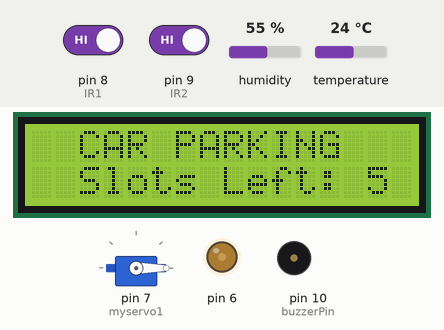
A sketch run on a simulated Arduino Uno, built with avr-gcc and run on an emulated ATmega328P. Shown: 16×2 character LCD, servo, output pins drawn as LEDs (lit = HIGH), buzzer (waves = sounding, pin HIGH). The inputs (shaded band) are chosen by the test bench; at power-on: temperature 24 °C, pin 8 (IR1) HIGH, pin 9 (IR2) HIGH, humidity 55 %. What the sketch prints to the serial monitor is not drawn.

Above: at 1.2 s.
1.3 s: temperature set to 29 °C
3.3 s: temperature set to 32 °C
At 5.4 s:
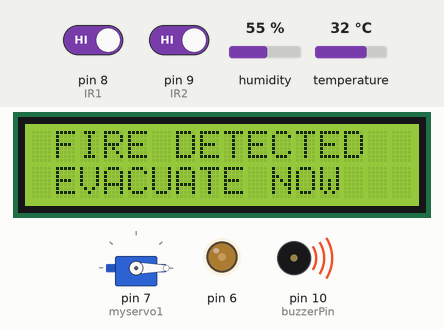
5.7 s: pin 8 (IR1) driven LOW
At 6.2 s:
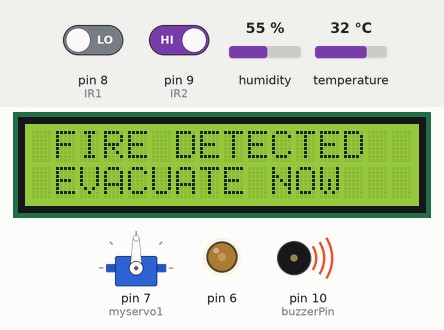
9.3 s: temperature set to 12 °C
At 11.3 s:
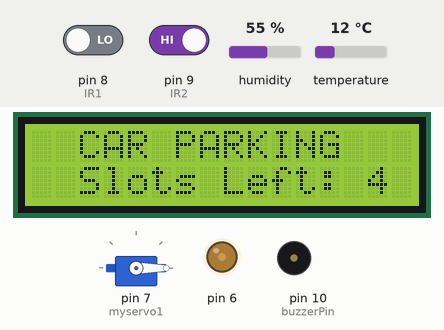
15.4 s: pin 9 (IR2) driven LOW
At 16.9 s:
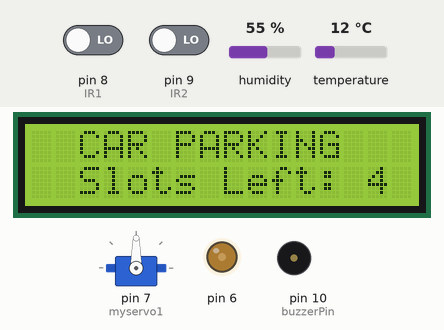
19.0 s: temperature set to 33 °C
At 20.3 s:
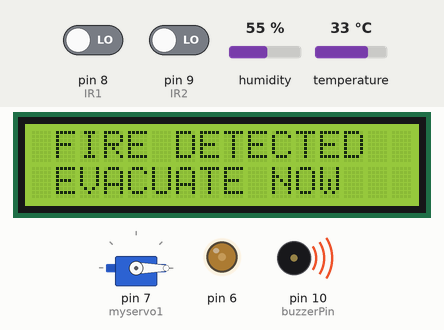
Timing chart, 0 to 22.0 s (numbered marks = the images above; inputs shaded):
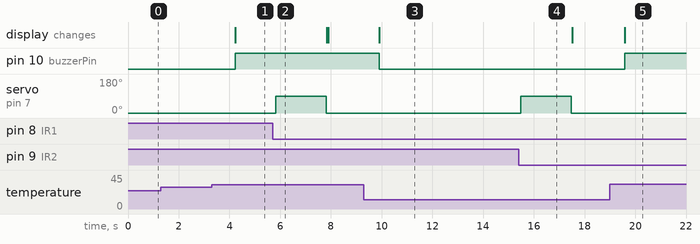

Measured:
- the behaviour switches between 30 and 31 °C on temperature (found by bisection; images 0 and 1)
- after the input at 1.3 s, every drawn part: stays the same
- after the input at 3.3 s, pin 10 (buzzerPin): LOW → HIGH after 0.92 s; the display: changes after 0.93 s (image 1)
- after the input at 5.7 s, servo on pin 7 (myservo1): 0° → 90° after 0.12 s, → 0° 2.0 s later
- after the input at 9.3 s, pin 10 (buzzerPin): HIGH → LOW after 0.60 s; the display: changes after 0.61 s (image 3)
- after the input at 15.4 s, servo on pin 7 (myservo1): 0° → 90° after 0.08 s, → 0° 2.0 s later
- after the input at 19.0 s, pin 10 (buzzerPin): LOW → HIGH after 0.58 s; the display: changes after 0.59 s (image 5)

The sketch:

car_parking.ino
```cpp
#include <LiquidCrystal.h>
#include <Servo.h>
#include <DHT.h>

LiquidCrystal lcd(12, 11, 5, 4, 3, 2); // pins for lcd

Servo myservo1;

const int IR1 = 8;  // Entry IR sensor
const int IR2 = 9;  // Exit IR sensor

// Servo angles
const int servoOpen = 90;
const int servoClose = 0;

int Slot = 5;
const int maxSlots = 5;  // Max slot capacity

// Flags to prevent multiple detections
bool entryDetected = false;
bool exitDetected = false;

#define DHTPIN 13          // Pin for temp sensorr
#define DHTTYPE DHT11
DHT dht(DHTPIN, DHTTYPE);

const int buzzerPin = 10;  // pin for buzzer
const float tempThreshold = 30.0;  // threshold temp

void setup() {
  Serial.begin(9600);  // Initializing serial communication

  // Initializing LCD
  analogWrite(6, 75);  // contrast
  lcd.begin(16, 2);

  // Initializing IR sensor pins
  pinMode(IR1, INPUT);
  pinMode(IR2, INPUT);

  // Initializing servo
  myservo1.attach(7);
  myservo1.write(servoClose);

  // Initializing buzzer
  pinMode(buzzerPin, OUTPUT);
  digitalWrite(buzzerPin, LOW);

  // Initializing DHT11
  dht.begin();
  displaySlots();
}

void loop() {
  // Read IR sensor states
  int sensor1 = digitalRead(IR1);
  int sensor2 = digitalRead(IR2);

  // Detect entry (sensor1 LOW)
  if (sensor1 == LOW && !entryDetected) {
    delay(50);  // Debounce delay
    if (digitalRead(IR1) == LOW) {  // Confirm the sensor state
      entryDetected = true;
      handleEntry();
    }
  }

  // Detect exit (sensor2 LOW)
  if (sensor2 == LOW && !exitDetected) {
    delay(50);  // Debounce delay
    if (digitalRead(IR2) == LOW) {  // Confirm the sensor state
      exitDetected = true;
      handleExit();
    }
  }

  // Reset entry flag when sensor1 is not triggered
  if (sensor1 == HIGH && entryDetected) {
    entryDetected = false;
  }

  // Reset exit flag when sensor2 is not triggered
  if (sensor2 == HIGH && exitDetected) {
    exitDetected = false;
  }

  // Check temp and activate buzzer if temp is too high
  checkTemperature();

  delay(100);  // Small delay to avoid bouncing
}

// Function to handle car entry
void handleEntry() {
  if (Slot > 0) {
    // Open gate
    myservo1.write(servoOpen);
    Serial.println("Gate opened for entry.");
    delay(2000);  // Wait for gate to open and car to pass

    // Close gate
    myservo1.write(servoClose);
    Serial.println("Gate closed after entry.");

    // Update slot count
    Slot--;
    Serial.print("Slot decremented: ");
    Serial.println(Slot);

    // Update LCD
    displaySlots();
  } else {
    // Parking full
    lcd.clear();
    lcd.setCursor(0, 0);
    lcd.print("    SORRY :(    ");
    lcd.setCursor(0, 1);
    lcd.print("  Parking Full  ");
    Serial.println("Parking Full");
    delay(3000);
    lcd.clear();

    // Optionally, display welcome and slot count again
    displaySlots();
  }
}

// Function to handle car exit
void handleExit() {
  if (Slot < maxSlots) {
    // Open gate
    myservo1.write(servoOpen);
    Serial.println("Gate opened for exit.");
    delay(2000);  // Wait for gate to open and car to exit

    // Close gate
    myservo1.write(servoClose);
    Serial.println("Gate closed after exit.");

    // Update slot count
    Slot++;
    Serial.print("Slot incremented: ");
    Serial.println(Slot);

    // Update LCD
    displaySlots();
  }
}

// Function to display available slots on LCD
void displaySlots() {
  lcd.clear();
  lcd.setCursor(0, 0);
  lcd.print("  CAR PARKING    ");
  lcd.setCursor(0, 1);
  lcd.print("  Slots Left: ");
  lcd.print(Slot);
  Serial.print("  Slots Left: ");
  Serial.println(Slot);
}

// Function to check temperature and activate buzzer if too high
void checkTemperature() {
  float temp = dht.readTemperature();
  if (isnan(temp)) {
    Serial.println("Failed to read temperature!");
  } else {
    Serial.print("Temperature: ");
    Serial.print(temp);
    Serial.println("°C");

    // Check if temperature exceeds threshold
    if (temp > tempThreshold) {
      digitalWrite(buzzerPin, HIGH);  // Turn on the buzzer

      // Display warning message
      Serial.println("FIRE DETECTED, EVACUATE QUICKLY AS POSSIBLE!");

      lcd.clear();
      lcd.setCursor(0, 0);
      lcd.print(" FIRE DETECTED ");
      lcd.setCursor(0, 1);
      lcd.print(" EVACUATE NOW ");
    } else {
      digitalWrite(buzzerPin, LOW);   // Turn off the buzzer
      displaySlots();  // Reset LCD to display slot info
    }
  }
}
```
